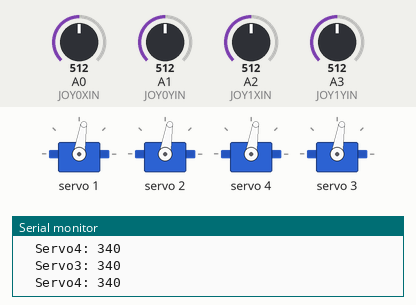
Simulated run of this program. Board: ATtiny85, built with avr-gcc and run on an emulated ATtiny85. Parts: 4 × servo, the last lines printed to the serial monitor. Inputs (shaded band) come from the test bench; at power-on: A2 (JOY1XIN) = 512, A3 (JOY1YIN) = 512, A0 (JOY0XIN) = 512, A1 (JOY0YIN) = 512.

Above: at 1.2 s.
1.3 s: A2 (JOY1XIN) set to 554
2.8 s: A2 (JOY1XIN) set to 573
At 5.03 s:
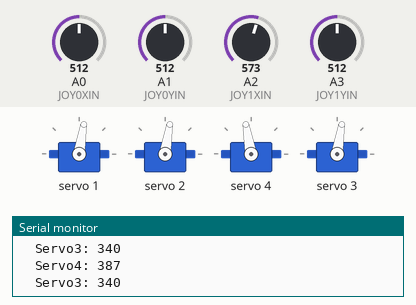
5.8 s: A3 (JOY1YIN) set to 580
At 7.47 s:
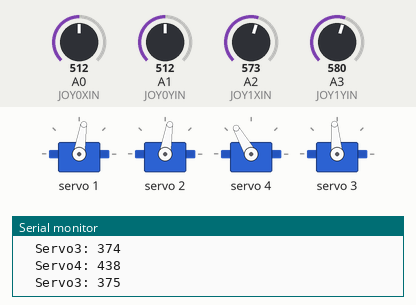
8.8 s: A0 (JOY0XIN) set to 580
At 9.06 s:
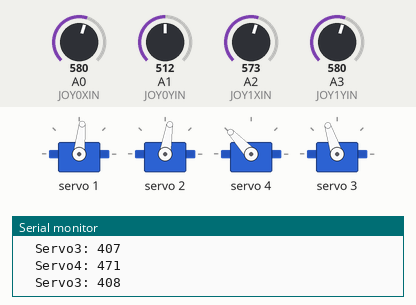
11.8 s: A1 (JOY0YIN) set to 543
14.8 s: A1 (JOY0YIN) set to 573
At 15.11 s:
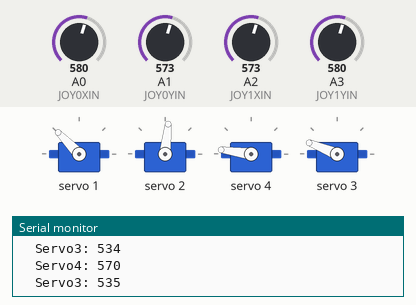
Timing chart, 0 to 21.0 s (numbered marks = the images above; inputs shaded):
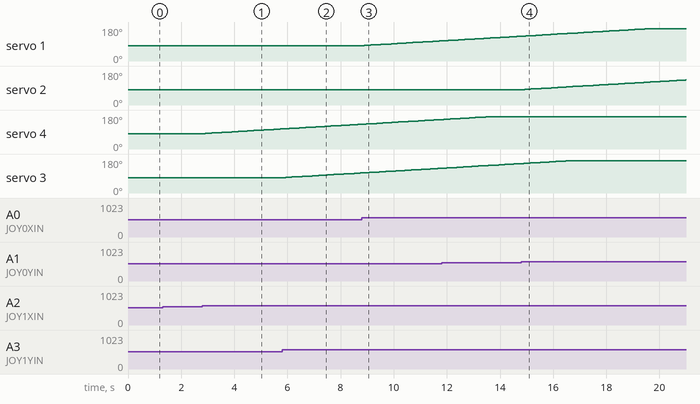

The program:

main.cpp
```cpp
/**
 * Blink
 *
 * Turns on an LED on for one second,
 * then off for one second, repeatedly.
 */
#include "Arduino.h"
#include <Wire.h>
#include <Adafruit_PWMServoDriver.h>

Adafruit_PWMServoDriver pwm = Adafruit_PWMServoDriver();

#ifndef SERVOMIN
#define SERVOMIN 110
#endif

#ifndef SERVOMAX
#define SERVOMAX 570
#endif

#define JOY0XIN A0
#define JOY0YIN A1
#define JOY1XIN A2
#define JOY1YIN A3
#define DRAG    50

#define SERVO0 0
#define SERVO1 1
#define SERVO2 2
#define SERVO3 3
#define SERVO4 4

int16_t joy0x  = 0;
int16_t joy0x0 = 0;
int16_t joy0y  = 0;
int16_t joy0y0 = 0;
int16_t joy0z  = 0;
int16_t joy1x  = 0;
int16_t joy1x0 = 0;
int16_t joy1y  = 0;
int16_t joy1y0 = 0;
int16_t joy1z  = 0;
int16_t servo0pos  = (SERVOMAX - SERVOMIN) / 2 + SERVOMIN;
int16_t servo1pos  = (SERVOMAX - SERVOMIN) / 2 + SERVOMIN;
int16_t servo2pos  = (SERVOMAX - SERVOMIN) / 2 + SERVOMIN;
int16_t servo3pos  = (SERVOMAX - SERVOMIN) / 2 + SERVOMIN;
int16_t servo4pos  = (SERVOMAX - SERVOMIN) / 2 + SERVOMIN;

void setup()
{
  Serial.begin(9600);
  Serial.println("Servo speed control test!");
  pwm.begin();
  pwm.setPWMFreq(60);

  analogReference(EXTERNAL);
  pinMode(JOY0XIN, INPUT_PULLUP);
  pinMode(JOY0YIN, INPUT_PULLUP);
  pinMode(JOY1XIN, INPUT_PULLUP);
  pinMode(JOY1YIN, INPUT_PULLUP);
  delay(10);
  joy0x0 = analogRead(JOY0XIN);
  joy0y0 = analogRead(JOY0YIN);
  joy1x0 = analogRead(JOY1XIN);
  joy1y0 = analogRead(JOY1YIN);

  delay(10);
}

void loop()
{
  joy0x     = (analogRead(JOY0XIN) - joy0x0) / DRAG;
  // Serial.print("joy0x:  "); Serial.print(joy0x);
  servo1pos = max(SERVOMIN, min(SERVOMAX, servo1pos + joy0x));
  // Serial.print("  Servo1: "); Serial.println(servo1pos);
  pwm.setPWM(SERVO1, 0, servo1pos);

  delay(10);

  joy0y     = (analogRead(JOY0YIN) - joy0y0) / DRAG;
  // Serial.print("joy0y:  "); Serial.print(joy0y);
  servo2pos = max(SERVOMIN, min(SERVOMAX, servo2pos + joy0y));
  // Serial.print("  Servo2: "); Serial.println(servo2pos);
  pwm.setPWM(SERVO2, 0, servo2pos);

  delay(10);

  joy1x     = (analogRead(JOY1XIN) - joy1x0) / DRAG;
  // Serial.print("joy1x:  "); Serial.print(joy1x);
  servo4pos = max(SERVOMIN, min(SERVOMAX, servo4pos + joy1x));
  Serial.print("  Servo4: "); Serial.println(servo4pos);
  pwm.setPWM(SERVO4, 0, servo4pos);

  delay(10);

  joy1y     = (analogRead(JOY1YIN) - joy1y0) / DRAG;
  // Serial.print("joy1y:  "); Serial.print(joy1y);
  servo3pos = max(SERVOMIN, min(SERVOMAX, servo3pos + joy1y));
  Serial.print("  Servo3: "); Serial.println(servo3pos);
  pwm.setPWM(SERVO3, 0, servo3pos);
  delay(10);
}
```

Measured:
- the behaviour switches between 561 and 562 on A2 (JOY1XIN) (found by bisection; images 0 and 1)
- the behaviour switches between 561 and 562 on A1 (JOY0YIN) (found by bisection; images 3 and 4)
- after the input at 2.8 s, servo 4: moves from 81° to 106° over 2.9 s, starting at once
- after the input at 5.8 s, servo 3: moves from 81° to 106° over 2.9 s, starting at once
- after the input at 8.8 s, servo 1: moves from 81° to 106° over 2.9 s, starting at once
- after the input at 14.8 s, servo 2: moves from 81° to 133° over 6.2 s, starting at once
